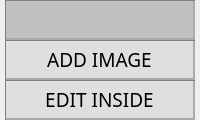
               <widget class="QWidget" name="w_edit_video" native="true">
                <property name="minimumSize">
                 <size>
                  <width>0</width>
                  <height>120</height>
                 </size>
                </property>
                <property name="maximumSize">
                 <size>
                  <width>16777215</width>
                  <height>120</height>
                 </size>
                </property>
                <layout class="QGridLayout" name="gridLayout_28">
                 <property name="leftMargin">
                  <number>5</number>
                 </property>
                 <property name="topMargin">
                  <number>0</number>
                 </property>
                 <property name="rightMargin">
                  <number>5</number>
                 </property>
                 <property name="bottomMargin">
                  <number>0</number>
                 </property>
                 <property name="verticalSpacing">
                  <number>0</number>
                 </property>
                 <item row="3" column="0">
                  <widget class="QToolButton" name="tb_edit_video_freeze">
                   <property name="sizePolicy">
                    <sizepolicy hsizetype="Minimum" vsizetype="Minimum">
                     <horstretch>0</horstretch>
                     <verstretch>0</verstretch>
                    </sizepolicy>
                   </property>
                   <property name="font">
                    <font>
                     <family>Impact</family>
                     <pointsize>14</pointsize>
                    </font>
                   </property>
                   <property name="styleSheet">
                    <string notr="true">QToolButton {
  border-style:none;
  border-left: 1px solid gray;
  border-top: 1px solid gray;
    
  border-bottom: 2px solid darkgrey;
  border-right: 2px solid darkgrey;
  color:black;
  background:#DFDFDF;
  padding:3px;
  border-radius: 0px;
}
QToolButton:pressed {
  border-left: 2px solid gray;
  border-top: 2px solid gray;
    
  border-bottom: 1px solid grey;
  border-right: 1px solid grey;
  color:black;
  background:qlineargradient(x1: 0, y1: 0, x2: 0, y2: 1,
                                 stop: 0  rgb(216, 216, 216), stop: 0.1 rgb(155, 155, 155),
                                 stop: 0.5 rgb(155, 155, 155), stop: 1.0 rgb(207, 203, 207));
  padding:3px;
  border-radius: 0px;
}

QToolButton:hover {
    background: #545454
}
</string>
                   </property>
                   <property name="text">
                    <string>EDIT INSIDE</string>
                   </property>
                  </widget>
                 </item>
                 <item row="1" column="0">
                  <widget class="CxCustomButton" name="tb_show_editvideowidget">
                   <property name="enabled">
                    <bool>false</bool>
                   </property>
                   <property name="sizePolicy">
                    <sizepolicy hsizetype="Expanding" vsizetype="Fixed">
                     <horstretch>0</horstretch>
                     <verstretch>0</verstretch>
                    </sizepolicy>
                   </property>
                   <property name="minimumSize">
                    <size>
                     <width>0</width>
                     <height>40</height>
                    </size>
                   </property>
                   <property name="maximumSize">
                    <size>
                     <width>16777215</width>
                     <height>40</height>
                    </size>
                   </property>
                   <property name="font">
                    <font>
                     <family>Impact</family>
                     <pointsize>14</pointsize>
                    </font>
                   </property>
                   <property name="layoutDirection">
                    <enum>Qt::RightToLeft</enum>
                   </property>
                   <property name="styleSheet">
                    <string notr="true">QToolButton {
  border-style:none;
  border-left: 1px solid gray;
  border-top: 1px solid gray;
    
  border-bottom: 2px solid darkgrey;
  border-right: 2px solid darkgrey;
  color:black;
  background:#C3C0C3;
  padding:3px;
  border-radius: 0px;
}
QToolButton:pressed {
  border-left: 2px solid gray;
  border-top: 2px solid gray;
    
  border-bottom: 1px solid grey;
  border-right: 1px solid grey;
  color:black;
  background:qlineargradient(x1: 0, y1: 0, x2: 0, y2: 1,
                                 stop: 0  rgb(216, 216, 216), stop: 0.1 rgb(155, 155, 155),
                                 stop: 0.5 rgb(155, 155, 155), stop: 1.0 rgb(207, 203, 207));
  padding:3px;
  border-radius: 0px;
}

QToolButton:hover {
    background: qlineargradient(x1: 0, y1: 0, x2: 0, y2: 1,
	stop: 0  rgb(216, 216, 216), stop: 0.4 rgb(155, 155, 155),
	stop: 0.5 rgb(155, 155, 155), stop: 1.0 rgb(216, 216, 216));
}
</string>
                   </property>
                   <property name="text">
                    <string/>
                   </property>
                  </widget>
                 </item>
                 <item row="2" column="0">
                  <widget class="QToolButton" name="tb_edit_video_image">
                   <property name="sizePolicy">
                    <sizepolicy hsizetype="Minimum" vsizetype="Minimum">
                     <horstretch>0</horstretch>
                     <verstretch>0</verstretch>
                    </sizepolicy>
                   </property>
                   <property name="font">
                    <font>
                     <family>Impact</family>
                     <pointsize>14</pointsize>
                    </font>
                   </property>
                   <property name="styleSheet">
                    <string notr="true">QToolButton {
  border-style:none;
  border-left: 1px solid gray;
  border-top: 1px solid gray;
    
  border-bottom: 2px solid darkgrey;
  border-right: 2px solid darkgrey;
  color:black;
  background:#DFDFDF;
  padding:3px;
  border-radius: 0px;
}
QToolButton:pressed {
  border-left: 2px solid gray;
  border-top: 2px solid gray;
    
  border-bottom: 1px solid grey;
  border-right: 1px solid grey;
  color:black;
  background:qlineargradient(x1: 0, y1: 0, x2: 0, y2: 1,
                                 stop: 0  rgb(216, 216, 216), stop: 0.1 rgb(155, 155, 155),
                                 stop: 0.5 rgb(155, 155, 155), stop: 1.0 rgb(207, 203, 207));
  padding:3px;
  border-radius: 0px;
}

QToolButton:hover {
    background: #545454
}
</string>
                   </property>
                   <property name="text">
                    <string>ADD IMAGE</string>
                   </property>
                  </widget>
                 </item>
                </layout>
               </widget>
